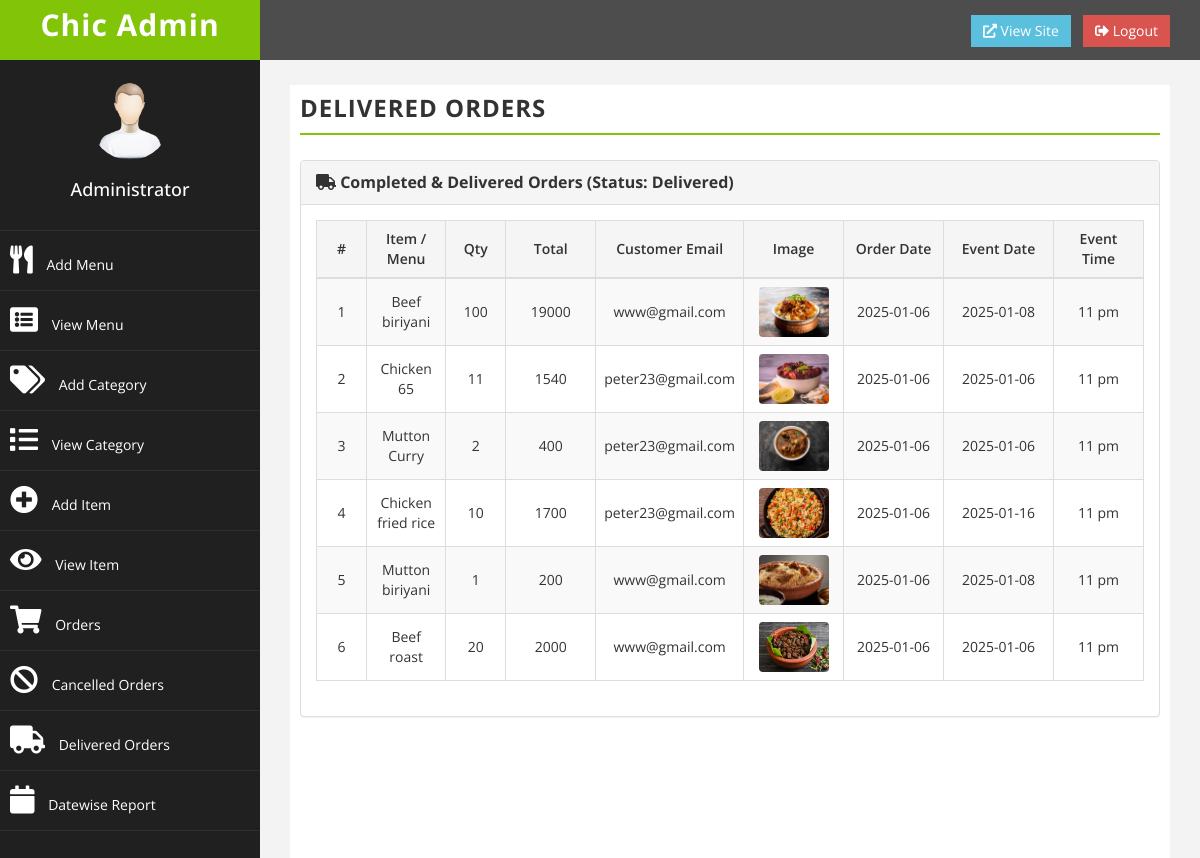
/admin/delivered.php, run on the app's committed database.
### tables this page shows
CREATE TABLE `booking` (
  `bid` int NOT NULL AUTO_INCREMENT,
  `item_id` int NOT NULL,
  `email` varchar(30) NOT NULL,
  `iname` varchar(30) NOT NULL,
  `quantity` int NOT NULL,
  `price` int NOT NULL,
  `total` int NOT NULL,
  `cdate` date NOT NULL,
  `pdate` date NOT NULL,
  `btime` varchar(30) NOT NULL,
  `bimage` varchar(255) NOT NULL,
  `status` int NOT NULL DEFAULT '1',
  PRIMARY KEY (`bid`)
);

### classes/DataAccess.class.php (the view, shortened to what this page needs)
<?php
class DataAccess
{
	private $_con,$_query,$_errors;
	public function __construct()
	{
		if(!$this->_con=mysqli_connect(DB_HOST,DB_USER,DB_PASSWORD,DB_NAME))
		{
			die("connection Error");
		}
	}
    public function getDataJoin($fields,$table,$condition = "1",$join=NULL)
	{
		$this->_query = "select ";
		if(is_array($fields))
		{
				$this->_query.=implode(",",$fields);
        }
		$this->_query.=" from $table ";
        $this->_query.=" where $condition";
		$resref=mysqli_query($this->_con,$this->_query);
		$dataArr = array();
		if(mysqli_num_rows($resref))
		{
			while($rows = mysqli_fetch_assoc($resref))
			{
				$dataArr[] = $rows;
			}
		}
		return $dataArr;
	}
    public function selectAsTable($fields,$table,$condition="1",$join=NULL,$actions=null,$config=null)
    {
        $resultArr=$this->getDataJoin($fields,$table,$condition,$join);
        $str="";
        $srno=1;
        foreach($resultArr as $values)
        {
            $str.="<tr>";
            if(isset($config['srno']) && $config['srno']==true)
            {
                $str.="<td>";
                $str.=$srno++;
                $str.="</td>";
            }
            foreach($values as $key=>$val)
            {
                $flag=1;
                if($flag==1)
                {
                    if(isset($config['images']) && isset($config['images']['field']) && $key==$config['images']['field'])
                    {
                        if(isset($config['hiddenfields']))
                        {
                            if(!in_array($key,$config['hiddenfields']))
                            {
                                $str.="<td><img src='".$config['images']['path'].$val."' ";
                                foreach($config['images']['attributes'] as $attr=>$attrval)
                                {
                                    $str.=$attr."='".$attrval."' ";
                                }
                                $str.=" /></td>";
                                $flag=0;
                            }
                        }
                    }
                }
                if($flag==1)
                {
                if(isset($config['hiddenfields']))
                {
                    if(!in_array($key,$config['hiddenfields']))
                    {
                        $str.="<td>".$val."</td>";
                    }
                }
                else
                    $str.="<td>".$val."</td>";
                }
            }
            $str.="</tr>";
        }
        return $str;
    }
}
?>

### admin/header.php (shortened to what this page needs)
<!DOCTYPE html>
<html xmlns="http://www.w3.org/1999/xhtml" lang="en">
<head>
    <link href="assets/css/bootstrap.css" rel="stylesheet" />
    <link href="assets/css/font-awesome.css" rel="stylesheet" />
    <link href="assets/css/custom.css" rel="stylesheet" />
    <link href="https://cdnjs.cloudflare.com/ajax/libs/font-awesome/5.15.1/css/all.min.css" rel="stylesheet" />
</head>
<body>
    <div id="wrapper">
        <nav class="navbar navbar-default navbar-cls-top" role="navigation" style="margin-bottom: 0">
            <div class="navbar-header">
                <a class="navbar-brand" href="menu_prj.php" style="background: #81C408; font-weight: bold; letter-spacing: 1px;">Chic Admin</a>
            </div>
            <div class="admin-top-actions">
                <a href="../customer/index.php" target="_blank" class="btn btn-info square-btn-adjust" style="margin-right: 8px;">
                    <i class="fa fa-external-link-alt"></i> <span class="hidden-xs">View Site</span>
                </a>
                <a href="index.php" class="btn btn-danger square-btn-adjust">
                    <i class="fa fa-sign-out-alt"></i> <span class="hidden-xs">Logout</span>
                </a>
            </div>
        </nav>
        <nav class="navbar-default navbar-side" role="navigation">
            <div class="sidebar-collapse">
                <ul class="nav" id="main-menu">
                    <li class="text-center" style="padding: 20px 0; background: #202020;">
                        <img src="assets/img/find_user.png" class="user-image img-responsive" alt="Admin" style="margin: 0 auto; width: 80px; border-radius: 50%;"/>
                        <h4 style="color: #fff; margin-top: 10px;">Administrator</h4>
                    </li>
                    <li>
                        <a href="menu_prj.php"><i class="fa fa-utensils fa-2x"></i> Add Menu</a>
                    </li>
                    <li>
                        <a href="menuimage.php"><i class="fa fa-list-alt fa-2x"></i> View Menu</a>
                    </li>
                    <li>
                        <a href="category.php"><i class="fa fa-tags fa-2x"></i> Add Category</a>
                    </li>
                    <li>
                        <a href="categoryview.php"><i class="fa fa-list fa-2x"></i> View Category</a>
                    </li>
                    <li>
                        <a href="item_prj.php"><i class="fa fa-plus-circle fa-2x"></i> Add Item</a>
                    </li>
                    <li>
                        <a href="itemview.php"><i class="fa fa-eye fa-2x"></i> View Item</a>
                    </li>
                    <li>
                        <a href="orders.php"><i class="fa fa-shopping-cart fa-2x"></i> Orders</a>
                    </li>
                    <li>
                        <a href="cancelled.php"><i class="fa fa-ban fa-2x"></i> Cancelled Orders</a>
                    </li>
                    <li>
                        <a href="delivered.php"><i class="fa fa-truck fa-2x"></i> Delivered Orders</a>
                    </li>
                    <li>
                        <a href="date.php"><i class="fa fa-calendar fa-2x"></i> Datewise Report</a>
                    </li>
                </ul>
            </div>
        </nav>
        <div id="page-wrapper">
            <div id="page-inner">

### admin/delivered.php (shortened to what this page needs)
<?php
$dao = new DataAccess();
include('header.php');
?>
<div class="row">
    <div class="col-md-12">
        <div class="admin-page-header">
            <h2>Delivered Orders</h2>
        </div>
    </div>
</div>
<div class="row">
    <div class="col-md-12">
        <div class="panel panel-default">
            <div class="panel-heading" style="font-weight: bold; font-size: 16px;">
                <i class="fa fa-truck"></i> Completed & Delivered Orders (Status: Delivered)
            </div>
            <div class="panel-body">
                <div class="table-responsive">
                    <table class="table table-striped table-bordered table-hover">
                        <thead>
                            <tr>
                                <th style="width: 50px;">#</th>
                                <th>Item / Menu</th>
                                <th style="width: 60px;">Qty</th>
                                <th style="width: 90px;">Total</th>
                                <th>Customer Email</th>
                                <th style="width: 100px;">Image</th>
                                <th style="width: 100px;">Order Date</th>
                                <th style="width: 110px;">Event Date</th>
                                <th style="width: 90px;">Event Time</th>
                            </tr>
                        </thead>
                        <tbody>
<?php
    $actions = array();
    $config = array(
        'srno' => true,
        'hiddenfields' => array('bid'),
        'actions_td' => false,
        'images' => array(
            'field' => 'bimage',
            'path' => '',
            'attributes' => array('style' => 'width:70px; height:50px; object-fit:cover; border-radius:4px;')
        )
    );
    $join = array();
    $fields = array('bid', 'iname', 'quantity', 'total', 'email', 'bimage', 'cdate', 'pdate', 'btime');
    $delivered = $dao->selectAsTable($fields, 'booking as m', 'status=4', $join, $actions, $config);
    if (empty($delivered)) {
        echo "<tr><td colspan='9' class='text-center text-muted' style='padding: 30px;'><i class='fa fa-info-circle'></i> No delivered orders recorded yet.</td></tr>";
    } else {
        echo $delivered;
    }
?>
                        </tbody>
                    </table>
                </div>
            </div>
        </div>
    </div>
</div>
<?php include("footer.php"); ?>

### admin/footer.php (shortened to what this page needs)
            </div>
        </div>
    </div>
</body>
</html>

### admin/assets/css/custom.css (style rules this page uses)
body { font-family: 'Open Sans', sans-serif; }
#wrapper { width: 100%; background:#202020; }
#page-wrapper { padding: 15px 15px; min-height: 600px; background:#F3F3F3; }
#page-inner { width:100%; margin:10px 20px 10px 0px; background-color:#fff!important; padding:10px; min-height:1200px; }
.text-center { text-align:center; }
h2 { color: #f00; }
h4 { padding-top:10px; }
.square-btn-adjust { border: 0px solid transparent; -webkit-border-radius: 0px; -moz-border-radius: 0px; border-radius: 0px; }
.user-image { margin: 25px auto; -webkit-border-radius: 10px; -moz-border-radius: 10px; border-radius: 10px; max-height:170px; max-width:170px; }
.navbar-cls-top .navbar-brand { color: #fff; background: #C90000; width: 260px; text-align: center; height: 60px; font-size: 30px; font-weight: 700; }
.sidebar-collapse , .sidebar-collapse .nav { background:none; }
.sidebar-collapse .nav { padding:0; }
.sidebar-collapse .nav > li > a { color:#fff; background:#202020; text-shadow:none; }
.sidebar-collapse > .nav > li > a { padding:15px 10px; }
.sidebar-collapse > .nav > li { border-bottom: 1px solid rgba(107, 108, 109, 0.19); }
.navbar-side { border:none; background-color: #202020; }
.navbar-cls-top { background:#4D4D4D; border-bottom:none; }
.navbar-default { border:0px solid black; }
.navbar-header { background: #A70303; }
.nav > li > a > i { margin-right:10px; }
@media (min-width:768px) { #page-wrapper { margin: 0 0 0 260px; padding: 15px 30px; min-height: 1200px; } }
@media (min-width:768px) { .navbar-side { z-index: 1; position: absolute; width: 260px; } }
@media (min-width:768px) { .navbar { border-radius: 0px; } }

### admin/header.php (style rules this page uses)
.admin-page-header { margin-bottom: 25px; padding-bottom: 12px; border-bottom: 2px solid #81C408; }
.admin-page-header h2 { margin: 0; font-weight: 700; color: #333; letter-spacing: 1px; text-transform: uppercase; font-size: 24px; }
.table > thead > tr > th { background-color: #f5f5f5; color: #333; font-weight: 600; text-align: center; vertical-align: middle; }
.table > tbody > tr > td { text-align: center; vertical-align: middle; }
.admin-top-actions { color: white; padding: 15px 30px 5px 30px; float: right; font-size: 16px; }

### data on the page
booking: iname "Beef biriyani", quantity "100", total "19000", email "www@gmail.com", bimage (picture), cdate "2025-01-06", pdate "2025-01-08", btime "11 pm"
booking: iname "Chicken 65", quantity "11", total "1540", email "peter23@gmail.com", bimage (picture), cdate "2025-01-06", pdate "2025-01-06", btime "11 pm"
booking: iname "Mutton Curry", quantity "2", total "400", email "peter23@gmail.com", bimage (picture), cdate "2025-01-06", pdate "2025-01-06", btime "11 pm"
booking: iname "Chicken fried rice", quantity "10", total "1700", email "peter23@gmail.com", bimage (picture), cdate "2025-01-06", pdate "2025-01-16", btime "11 pm"
booking: iname "Mutton biriyani", quantity "1", total "200", email "www@gmail.com", bimage (picture), cdate "2025-01-06", pdate "2025-01-08", btime "11 pm"
booking: iname "Beef roast", quantity "20", total "2000", email "www@gmail.com", bimage (picture), cdate "2025-01-06", pdate "2025-01-06", btime "11 pm"
